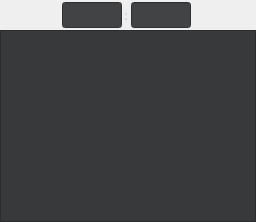
          <widget class="QWidget" name="widget_8" native="true">
           <layout class="QVBoxLayout" name="verticalLayout_14">
            <property name="spacing">
             <number>0</number>
            </property>
            <property name="leftMargin">
             <number>0</number>
            </property>
            <property name="topMargin">
             <number>0</number>
            </property>
            <property name="rightMargin">
             <number>0</number>
            </property>
            <property name="bottomMargin">
             <number>0</number>
            </property>
            <item>
             <widget class="QWidget" name="widget_45" native="true">
              <property name="minimumSize">
               <size>
                <width>0</width>
                <height>30</height>
               </size>
              </property>
              <property name="maximumSize">
               <size>
                <width>16777215</width>
                <height>30</height>
               </size>
              </property>
              <layout class="QHBoxLayout" name="horizontalLayout_34" stretch="0,0,0">
               <property name="spacing">
                <number>0</number>
               </property>
               <property name="leftMargin">
                <number>60</number>
               </property>
               <property name="topMargin">
                <number>0</number>
               </property>
               <property name="rightMargin">
                <number>60</number>
               </property>
               <property name="bottomMargin">
                <number>0</number>
               </property>
               <item>
                <widget class="QLineEdit" name="seg2">
                 <property name="minimumSize">
                  <size>
                   <width>60</width>
                   <height>26</height>
                  </size>
                 </property>
                 <property name="maximumSize">
                  <size>
                   <width>60</width>
                   <height>26</height>
                  </size>
                 </property>
                 <property name="styleSheet">
                  <string notr="true">background-color: rgb(66, 67, 68);</string>
                 </property>
                 <property name="echoMode">
                  <enum>QLineEdit::Normal</enum>
                 </property>
                 <property name="alignment">
                  <set>Qt::AlignCenter</set>
                 </property>
                </widget>
               </item>
               <item>
                <widget class="QLabel" name="label_18">
                 <property name="minimumSize">
                  <size>
                   <width>5</width>
                   <height>0</height>
                  </size>
                 </property>
                 <property name="maximumSize">
                  <size>
                   <width>5</width>
                   <height>16777215</height>
                  </size>
                 </property>
                 <property name="font">
                  <font>
                   <pointsize>10</pointsize>
                   <bold>true</bold>
                  </font>
                 </property>
                 <property name="styleSheet">
                  <string notr="true">color: rgb(212, 212, 212);</string>
                 </property>
                 <property name="text">
                  <string>:</string>
                 </property>
                </widget>
               </item>
               <item>
                <widget class="QLineEdit" name="of2">
                 <property name="minimumSize">
                  <size>
                   <width>60</width>
                   <height>26</height>
                  </size>
                 </property>
                 <property name="maximumSize">
                  <size>
                   <width>40</width>
                   <height>26</height>
                  </size>
                 </property>
                 <property name="styleSheet">
                  <string notr="true">background-color: rgb(66, 67, 68);</string>
                 </property>
                 <property name="echoMode">
                  <enum>QLineEdit::Normal</enum>
                 </property>
                 <property name="alignment">
                  <set>Qt::AlignCenter</set>
                 </property>
                </widget>
               </item>
              </layout>
             </widget>
            </item>
            <item>
             <widget class="QWidget" name="widget_46" native="true">
              <layout class="QVBoxLayout" name="verticalLayout_15">
               <property name="spacing">
                <number>0</number>
               </property>
               <property name="leftMargin">
                <number>0</number>
               </property>
               <property name="topMargin">
                <number>0</number>
               </property>
               <property name="rightMargin">
                <number>0</number>
               </property>
               <property name="bottomMargin">
                <number>0</number>
               </property>
               <item>
                <widget class="QPlainTextEdit" name="asmCode">
                 <property name="styleSheet">
                  <string notr="true">background-color: rgb(55, 57, 58);
color: rgb(147, 149, 151);</string>
                 </property>
                 <property name="frameShape">
                  <enum>QFrame::StyledPanel</enum>
                 </property>
                 <property name="verticalScrollBarPolicy">
                  <enum>Qt::ScrollBarAlwaysOff</enum>
                 </property>
                 <property name="readOnly">
                  <bool>true</bool>
                 </property>
                </widget>
               </item>
              </layout>
             </widget>
            </item>
           </layout>
          </widget>
